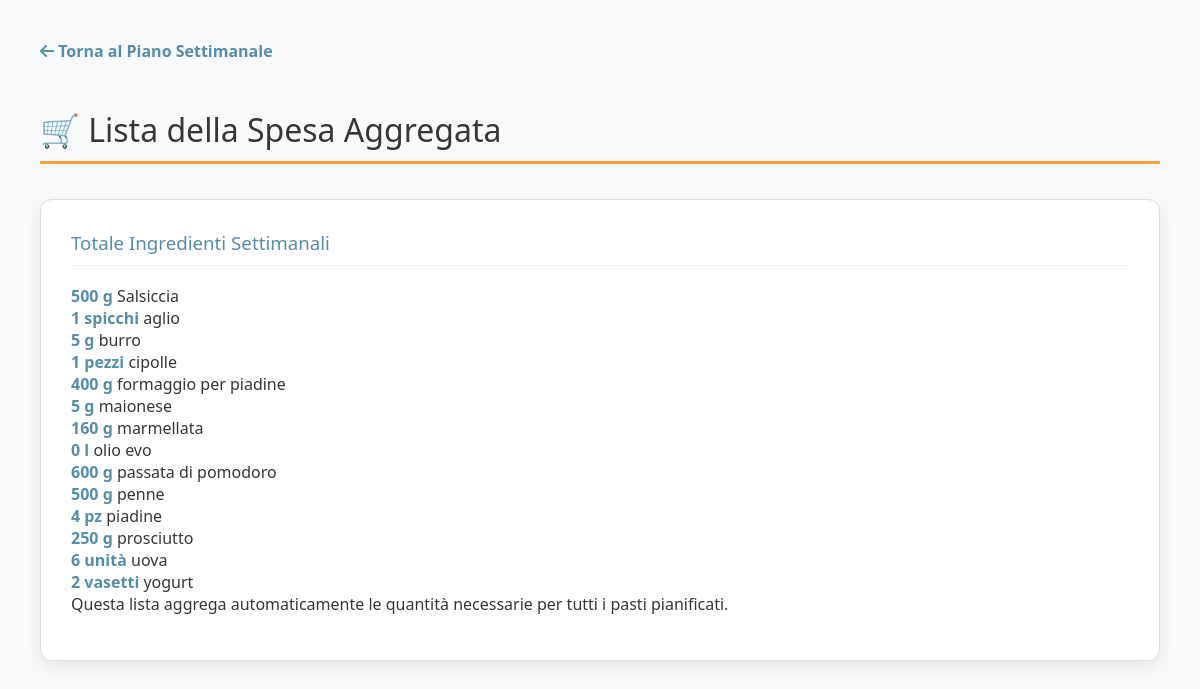
The app's page /shopping-list/ with its own data.
### core/models.py (models this page shows, shortened)
class Ingredient(models.Model):
    name = models.CharField(max_length=100, unique=True, verbose_name="Nome Ingrediente")
    unit = models.CharField(max_length=50, verbose_name="Unità di Misura (es: g, ml, pezzi)")

### core/views.py (the view)
# urls.py: path('shopping-list/', views.shopping_list, name='shopping_list'),
def shopping_list(request):
    final_shopping_list = {}
    recipe_counts = MealRecipe.objects.values('recipe__pk').annotate(count=Count('recipe__pk'))
    for item in recipe_counts:
        recipe_pk = item['recipe__pk']
        count = item['count'] # Numero di volte in cui la ricetta è stata pianificata
        ingredients = RecipeIngredient.objects.filter(recipe__pk=recipe_pk).select_related('ingredient')
        for ri in ingredients:
            name = ri.ingredient.name
            unit = ri.ingredient.unit.lower().strip()
            key = (ri.ingredient.pk, unit)
            total_quantity = ri.quantity * count
            if key not in final_shopping_list:
                final_shopping_list[key] = {
                    'name': name,
                    'quantity': total_quantity,
                    'unit': unit
                }
            else:
                final_shopping_list[key]['quantity'] += total_quantity
    shopping_list = list(final_shopping_list.values())
    shopping_list.sort(key=lambda x: x['name'])
    context = {
        'title': 'Lista della Spesa Aggregata',
        'shopping_list': shopping_list,
    }
    return render(request, 'core/shopping_list.html', context)

### core/templates/core/shopping_list.html (shortened to what this page needs)
{% load static %}
<!DOCTYPE html>
<html lang="it">
<head>
    <link rel="stylesheet" href="{% static 'core/style.css' %}">
    <link rel="stylesheet" href="https://cdnjs.cloudflare.com/ajax/libs/font-awesome/6.0.0-beta3/css/all.min.css">
</head>
<body>
    <a href="{% url 'weekly_plan' %}" class="back-link">
        <i class="fas fa-arrow-left"></i> Torna al Piano Settimanale
    </a>
    <h1>🛒 {{ title }}</h1>
    <div class="form-section">
        {% if shopping_list %}
            <h3>Totale Ingredienti Settimanali</h3>
            <div class="shopping-list-container">
                {% for item in shopping_list %}
                    <div class="shopping-list-item">
                        <span class="item-quantity">
                            <strong>{{ item.quantity|floatformat:"0" }} {{ item.unit }}</strong>
                        </span>
                        <span class="item-name">{{ item.name }}</span>
                    </div>
                {% endfor %}
            </div>
            <p class="small-info">Questa lista aggrega automaticamente le quantità necessarie per tutti i pasti pianificati.</p>
        {% else %}
            <p>La lista della spesa è vuota. Pianifica i tuoi pasti nella <a href="{% url 'weekly_plan' %}">pagina principale</a>.</p>
        {% endif %}
    </div>
</body>
</html>

### core/static/core/style.css (style rules this page uses)
:root { --color-primary: #588da8; --color-accent: #ff9f43; --color-success: #78c558; --color-shopping: #6a538d; --color-background: #f7f9fb; --color-light-gray: #eef1f5; --color-text: #363636; }
body { font-family: 'Segoe UI', Tahoma, Geneva, Verdana, sans-serif; margin: 0; padding: 40px; background-color: var(--color-background); color: var(--color-text); }
h1 { color: var(--color-text); border-bottom: 3px solid var(--color-accent); padding-bottom: 10px; margin-bottom: 35px; font-weight: 300; }
.back-link { display: inline-block; margin-bottom: 25px; color: var(--color-primary); text-decoration: none; font-weight: 600; transition: color 0.2s; }
.form-section { background-color: #fff; padding: 30px; border-radius: 12px; box-shadow: 0 6px 16px rgba(0, 0, 0, 0.08); margin-bottom: 25px; border: 1px solid #e0e0e0; }
.form-section h3 { margin-top: 0; color: var(--color-primary); font-weight: 400; border-bottom: 1px solid var(--color-light-gray); padding-bottom: 10px; }
.form-section p { margin: 0 0 15px 0; }
.item-name { font-weight: 500; }
.item-quantity { color: var(--color-primary); font-weight: bold; }

### records on screen
Ingredient: name "Salsiccia"
Ingredient: name "aglio"
Ingredient: name "burro"
Ingredient: name "cipolle"
Ingredient: name "formaggio per piadine"
Ingredient: name "maionese"
Ingredient: name "marmellata"
Ingredient: name "olio evo"
Ingredient: name "passata di pomodoro"
Ingredient: name "penne"
Ingredient: name "piadine"
Ingredient: name "prosciutto"
Ingredient: quantity "6", unit "unità", name "uova"
Ingredient: name "yogurt"

### other values on screen
{{ title }} "Lista della Spesa Aggregata"
{{ item.quantity|floatformat:"0" }} "500" "1" "5" "1" "400" "5" "160" "0" "600" "500" "4" "250" "2"
{{ item.unit }} "g" "spicchi" "g" "pezzi" "g" "g" "g" "l" "g" "g" "pz" "g" "vasetti"
